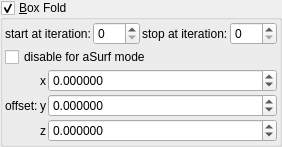
    <widget class="MyGroupBox" name="groupCheck_transf_function_enabledA_false">
     <property name="title">
      <string>&amp;Box Fold</string>
     </property>
     <property name="checkable">
      <bool>true</bool>
     </property>
     <layout class="QVBoxLayout" name="verticalLayout_11" stretch="0,0,0">
      <property name="spacing">
       <number>2</number>
      </property>
      <property name="leftMargin">
       <number>2</number>
      </property>
      <property name="topMargin">
       <number>2</number>
      </property>
      <property name="rightMargin">
       <number>2</number>
      </property>
      <property name="bottomMargin">
       <number>2</number>
      </property>
      <item>
       <layout class="QHBoxLayout" name="horizontalLayout_13" stretch="0,1,0,1">
        <property name="topMargin">
         <number>0</number>
        </property>
        <item>
         <widget class="QLabel" name="label_78">
          <property name="text">
           <string>start at iteration:</string>
          </property>
          <property name="wordWrap">
           <bool>true</bool>
          </property>
         </widget>
        </item>
        <item>
         <widget class="MySpinBox" name="spinboxInt_transf_start_iterations_A">
          <property name="sizePolicy">
           <sizepolicy hsizetype="Minimum" vsizetype="Maximum">
            <horstretch>0</horstretch>
            <verstretch>0</verstretch>
           </sizepolicy>
          </property>
          <property name="minimum">
           <number>0</number>
          </property>
          <property name="maximum">
           <number>999</number>
          </property>
          <property name="value">
           <number>0</number>
          </property>
         </widget>
        </item>
        <item>
         <widget class="QLabel" name="label_64">
          <property name="text">
           <string>stop at iteration:</string>
          </property>
          <property name="wordWrap">
           <bool>true</bool>
          </property>
         </widget>
        </item>
        <item>
         <widget class="MySpinBox" name="spinboxInt_transf_stop_iterations_A">
          <property name="sizePolicy">
           <sizepolicy hsizetype="Preferred" vsizetype="Maximum">
            <horstretch>0</horstretch>
            <verstretch>0</verstretch>
           </sizepolicy>
          </property>
          <property name="maximum">
           <number>999</number>
          </property>
         </widget>
        </item>
       </layout>
      </item>
      <item>
       <widget class="MyCheckBox" name="checkBox_transf_function_enabled">
        <property name="text">
         <string notr="true">disable for aSurf mode</string>
        </property>
       </widget>
      </item>
      <item>
       <layout class="QGridLayout" name="gridLayout_38" columnstretch="0,0,1">
        <property name="spacing">
         <number>2</number>
        </property>
        <item row="0" column="2">
         <widget class="MyDoubleSpinBox" name="spinbox3_transf_addition_constant_111_x">
          <property name="sizePolicy">
           <sizepolicy hsizetype="Minimum" vsizetype="Maximum">
            <horstretch>0</horstretch>
            <verstretch>0</verstretch>
           </sizepolicy>
          </property>
          <property name="prefix">
           <string/>
          </property>
          <property name="decimals">
           <number>6</number>
          </property>
          <property name="minimum">
           <double>-99.989999999999995</double>
          </property>
          <property name="singleStep">
           <double>0.100000000000000</double>
          </property>
         </widget>
        </item>
        <item row="1" column="0">
         <widget class="QLabel" name="label_54">
          <property name="text">
           <string notr="true">offset:</string>
          </property>
         </widget>
        </item>
        <item row="1" column="2">
         <widget class="MyDoubleSpinBox" name="spinbox3_transf_addition_constant_111_y">
          <property name="sizePolicy">
           <sizepolicy hsizetype="Minimum" vsizetype="Maximum">
            <horstretch>0</horstretch>
            <verstretch>0</verstretch>
           </sizepolicy>
          </property>
          <property name="decimals">
           <number>6</number>
          </property>
          <property name="minimum">
           <double>-99.989999999999995</double>
          </property>
          <property name="maximum">
           <double>99.989999999999995</double>
          </property>
          <property name="singleStep">
           <double>0.100000000000000</double>
          </property>
         </widget>
        </item>
        <item row="2" column="2">
         <widget class="MyDoubleSpinBox" name="spinbox3_transf_addition_constant_111_z">
          <property name="sizePolicy">
           <sizepolicy hsizetype="Minimum" vsizetype="Maximum">
            <horstretch>0</horstretch>
            <verstretch>0</verstretch>
           </sizepolicy>
          </property>
          <property name="decimals">
           <number>6</number>
          </property>
          <property name="minimum">
           <double>-99.989999999999995</double>
          </property>
          <property name="maximum">
           <double>99.989999999999995</double>
          </property>
          <property name="singleStep">
           <double>0.100000000000000</double>
          </property>
         </widget>
        </item>
        <item row="1" column="1">
         <widget class="QLabel" name="label_122">
          <property name="text">
           <string notr="true">y</string>
          </property>
         </widget>
        </item>
        <item row="2" column="1">
         <widget class="QLabel" name="label_124">
          <property name="text">
           <string notr="true">z</string>
          </property>
         </widget>
        </item>
        <item row="0" column="1">
         <widget class="QLabel" name="label_123">
          <property name="text">
           <string notr="true">x</string>
          </property>
         </widget>
        </item>
       </layout>
      </item>
     </layout>
    </widget>
